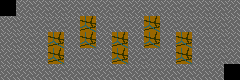

A level layout from a 2D game, rendered from its tile map. Below: a short description, then the map file with its tile-grid data intact:
An orthogonal 15x5 tile map with 16x16 px tiles, 1 tile layer (tiles), 2 tilesets and 5 objects.

<map version="1.10" tiledversion="1.10.2" orientation="orthogonal" renderorder="right-down" width="15" height="5" tilewidth="16" tileheight="16" infinite="0" nextlayerid="3" nextobjectid="10">
 <tileset firstgid="1" source="../../../../tools/soko/templateTiledProject/tilesheet.tsx" />
 <tileset firstgid="65" source="../../../../tools/soko/templateTiledProject/soko_entities.tsx" />
 <layer id="1" name="tiles" width="15" height="5">
  <data encoding="csv">
0,2,2,2,2,2,2,2,2,2,2,2,2,2,2,
2,2,2,2,2,1,2,2,2,1,2,2,2,2,2,
2,2,2,1,2,1,2,1,2,1,2,1,2,2,2,
2,2,2,1,2,2,2,1,2,2,2,1,2,2,2,
2,2,2,2,2,2,2,2,2,2,2,2,2,2,0
</data>
 </layer>
 <objectgroup id="2" name="entities">
  <object id="1" gid="66" x="64" y="48" width="16" height="16" />
  <object id="3" gid="66" x="96" y="48" width="16" height="16" />
  <object id="5" gid="66" x="128" y="48" width="16" height="16" />
  <object id="7" gid="65" x="0" y="32" width="16" height="16">
   <properties>
    <property name="gamemode" value="SOKO_EULER" />
   </properties>
  </object>
  <object id="9" gid="66" x="160" y="48" width="16" height="16" />
 </objectgroup>
</map>
